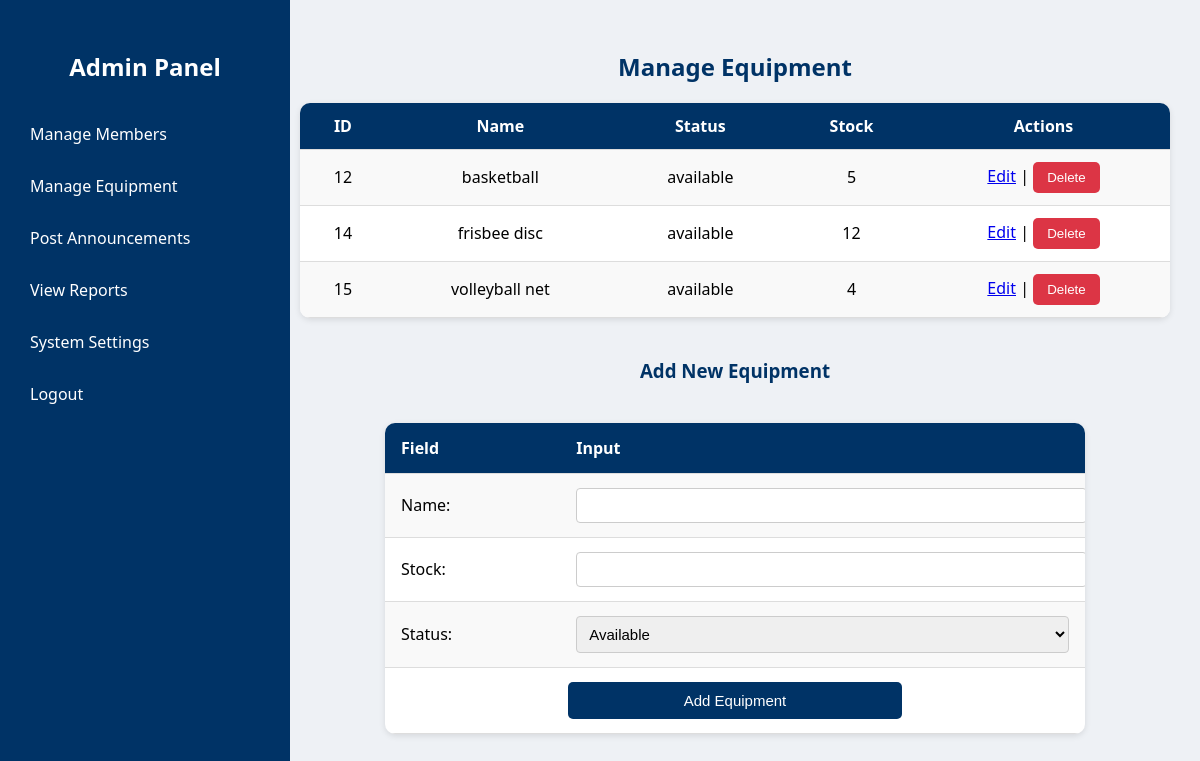
The app's page /manage_equipment.php (signed in), older data.
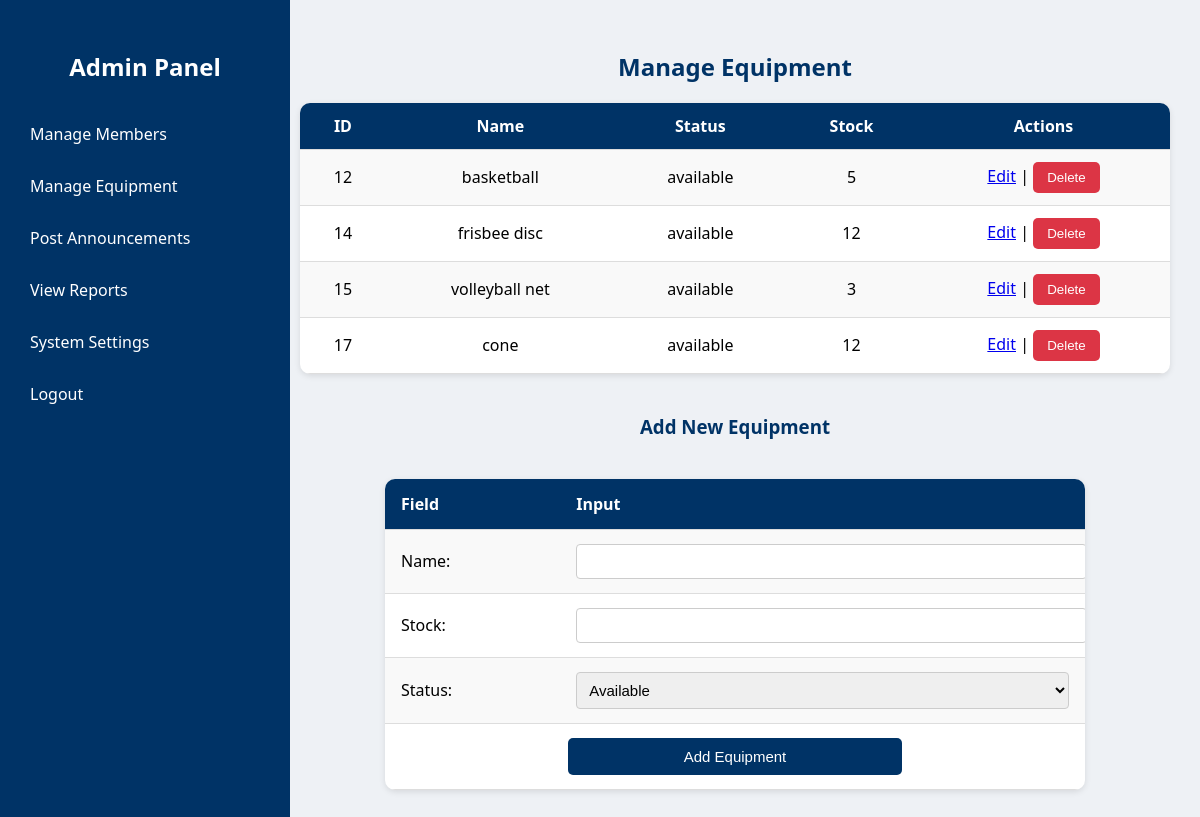
The same page, newer data.
### tables this page shows
CREATE TABLE `equipment` (
  `equipment_id` int(11) NOT NULL,
  `name` varchar(100) NOT NULL,
  `quantity` int(11) NOT NULL,
  `status` enum('available','borrowed','maintenance') DEFAULT 'available',
  `stock` int(11) NOT NULL DEFAULT 0
);

### manage_equipment.php (the view, shortened to what this page needs)
<?php
include 'db_connect.php';
$equipment_query = "SELECT equipment_id, name, status, stock FROM equipment";
$equipment_result = $conn->query($equipment_query);
?>
<!DOCTYPE html>
<html lang="en">
<head>
</head>
<body>
<div class="sidebar" id="sidebar">
    <h2><a href="admin_panel.php" style="color:white; text-decoration:none;">Admin Panel</a></h2>
    <a href="manage_members.php">Manage Members</a>
    <a href="manage_equipment.php">Manage Equipment</a>
    <a href="post_announcements.php">Post Announcements</a>
    <a href="view_reports.php">View Reports</a>
    <a href="settings.php">System Settings</a>
    <a href="logout.php">Logout</a>
</div>
<div class="container">
    <h2>Manage Equipment</h2>
    <table>
        <tr>
            <th>ID</th>
            <th>Name</th>
            <th>Status</th>
            <th>Stock</th>
            <th>Actions</th>
        </tr>
        <?php while ($row = $equipment_result->fetch_assoc()) { ?>
            <tr>
                <td><?php echo $row['equipment_id']; ?></td>
                <td><?php echo $row['name']; ?></td>
                <td><?php echo $row['status']; ?></td>
                <td><?php echo $row['stock']; ?></td>
                <td>
                    <a href="edit_equipment.php?id=<?php echo $row['equipment_id']; ?>">Edit</a> |
                    <a href="manage_equipment.php?delete_id=<?php echo $row['equipment_id']; ?>" onclick="return confirm('Are you sure?')">
                        <button class="delete-btn">Delete</button>
                    </a>
                </td>
            </tr>
        <?php } ?>
    </table>
    <h3 style="text-align:center; margin-top:40px; color:#003366;">Add New Equipment</h3>
    <div class="form-wrapper">
        <form method="POST" action="add_equipment.php">
            <table>
                <tr>
                    <th>Field</th>
                    <th>Input</th>
                </tr>
                <tr>
                    <td>Name:</td>
                    <td><input type="text" name="name" required></td>
                </tr>
                <tr>
                    <td>Stock:</td>
                    <td><input type="number" name="stock" required></td>
                </tr>
                <tr>
                    <td>Status:</td>
                    <td>
                        <select name="status">
                            <option value="Available">Available</option>
                        </select>
                    </td>
                </tr>
                <tr>
                    <td colspan="2" style="text-align:center;">
                        <button type="submit" class="submit-btn">Add Equipment</button>
                    </td>
                </tr>
            </table>
        </form>
    </div>
</div>
</body>
</html>

### manage_equipment.php (style rules this page uses)
body { margin: 0; font-family: 'Segoe UI', sans-serif; background: #eef1f5; display: flex; }
.sidebar { width: 250px; background: #003366; color: white; padding: 20px; height: 100vh; position: fixed; top: 0; left: 0; }
.sidebar a { display: block; color: white; text-decoration: none; padding: 10px; border-radius: 5px; margin-bottom: 10px; }
.container { margin-left: 270px; padding: 30px; width: 100%; }
h2 { text-align: center; color: #003366; margin-bottom: 20px; }
table { width: 100%; border-collapse: collapse; background: white; border-radius: 10px; overflow: hidden; box-shadow: 0 2px 6px rgba(0,0,0,0.1); }
th, td { padding: 12px 15px; border-bottom: 1px solid #ddd; text-align: center; }
th { background: #003366; color: white; font-weight: 600; }
tr:nth-child(even) { background: #f9f9f9; }
.delete-btn { background: #dc3545; color: white; border: none; padding: 8px 14px; border-radius: 5px; cursor: pointer; transition: background 0.3s; }
.form-wrapper { max-width: 700px; margin: 40px auto; }
.form-wrapper table { width: 100%; border-collapse: collapse; background: white; border-radius: 10px; overflow: hidden; box-shadow: 0 2px 6px rgba(0,0,0,0.1); }
.form-wrapper th, .form-wrapper td { padding: 14px 16px; border-bottom: 1px solid #ddd; text-align: left; }
.form-wrapper th { background: #003366; color: white; }
.form-wrapper input, .form-wrapper select { width: 100%; padding: 8px; font-size: 15px; border: 1px solid #ccc; border-radius: 4px; }
.submit-btn { background-color: #003366; color: white; padding: 10px 16px; border: none; border-radius: 5px; cursor: pointer; font-size: 15px; width: 50%; transition: background 0.3s; }

Row changes from the older to the newer data that the page shows:
changed equipment "volleyball net": stock "4" → "3"
added equipment: equipment_id "17", name "cone", status "available", stock "12"
